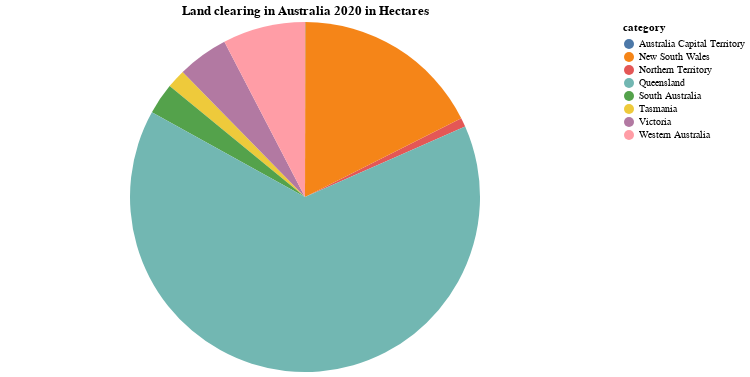

The Vega-Lite source for this figure:
### Vega-Lite specification from a JSON file in a GitHub repository (floating-point values rounded to 4 significant figures)
{"$schema": "https://vega.github.io/schema/vega-lite/v5.json", "width": 600, "height": 350, "description": "Land clearing in Australia 2020 in Hectares", "title": "Land clearing in Australia 2020 in Hectares", "data": {"values": [{"category": "Australia Capital Territory ", "value": 1500}, {"category": "Northern Territory", "value": 31800}, {"category": "Tasmania", "value": 66500}, {"category": "South Australia", "value": 108700}, {"category": "Victoria", "value": 177900}, {"category": "Western Australia", "value": 288400}, {"category": "New South Wales", "value": 663000}, {"category": "Queensland", "value": 2446600}]}, "mark": {"type": "arc", "tooltip": true}, "encoding": {"color": {"field": "category", "type": "nominal"}, "theta": {"field": "value", "type": "quantitative", "stack": "normalize"}}}
